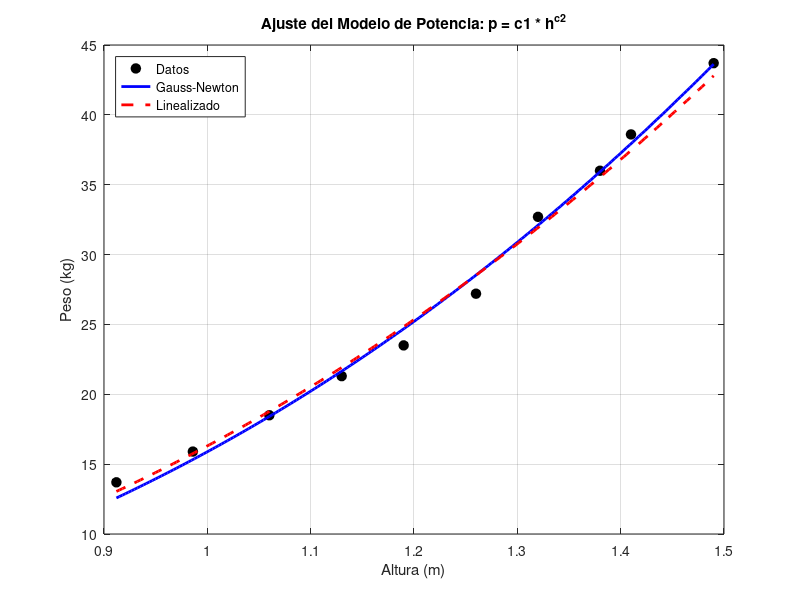

Recreate this plot in MATLAB.
% === EJERCICIO 12: Relación Peso - Altura ===
clear; clc;

% Datos del problema
h = [0.912; 0.986; 1.060; 1.130; 1.190; 1.260; 1.320; 1.380; 1.410; 1.490]; % Altura (m)
p = [13.7; 15.9; 18.5; 21.3; 23.5; 27.2; 32.7; 36.0; 38.6; 43.7];          % Peso (kg)

% =========================================================================
% PARTE B: Ajuste Lineal por Ecuaciones Normales (Logaritmizado)
% modelo: ln(p) = ln(c1) + c2 * ln(h)
% =========================================================================
z = log(p);
w = log(h);

% Matriz de diseño (10x2): ojo que la segunda columna es log(h)
A_lin = [ones(length(h), 1), w];

% Ecuaciones Normales
ATA = A_lin' * A_lin;
ATz = A_lin' * z;

u = ATA \ ATz;

C_lin = u(1);
c2_b = u(2);
c1_b = exp(C_lin);

fprintf('=== PARTE B: Ajuste Linealizado (Ecuaciones Normales) ===\n');
fprintf('c1 (linealizado) = %.4f\n', c1_b);
fprintf('c2 (linealizado) = %.4f\n\n', c2_b);


% =========================================================================
% PARTE A: Ajuste No Lineal usando el Método de Gauss-Newton
% modelo: p = c1 * h^(c2)
% =========================================================================
f = @(c1, c2, h) c1 .* (h .^ c2);
J = @(c1, c2, h) [h .^ c2, c1 .* (h .^ c2) .* log(h)];

% Semilla inicial proveniente de la Parte B
param = [c1_b; c2_b]; 

tol = 1e-6;
max_iter = 50;
iter = 0;

while iter < max_iter
    b_res = p - f(param(1), param(2), h);
    A = J(param(1), param(2), h);
    
    d = (A' * A) \ (A' * b_res);
    
    param = param + d;
    iter = iter + 1;
    
    if norm(d) < tol
        break;
    endif
endwhile

c1_a = param(1);
c2_a = param(2);

fprintf('=== PARTE A: Ajuste No Lineal (Gauss-Newton) ===\n');
fprintf('c1 (Gauss-Newton) = %.4f\n', c1_a);
fprintf('c2 (Gauss-Newton) = %.4f\n', c2_a);
fprintf('Número de iteraciones = %d\n', iter);


% =========================================================================
% COMPARACIÓN DE RESIDUOS Y GRÁFICOS
% =========================================================================
hh = linspace(min(h), max(h), 200)';
p_a = f(c1_a, c2_a, hh);
p_b = f(c1_b, c2_b, hh);

figure(1);
plot(h, p, 'ko', 'markersize', 7, 'markerfacecolor', 'k');
hold on;
plot(hh, p_a, 'b-', 'linewidth', 2);
plot(hh, p_b, 'r--', 'linewidth', 2);
xlabel('Altura (m)');
ylabel('Peso (kg)');
title('Ajuste del Modelo de Potencia: p = c1 * h^{c2}');
legend('Datos', 'Gauss-Newton', 'Linealizado', 'location', 'northwest');
grid on;
hold off;

res_a = p - f(c1_a, c2_a, h);
res_b = p - f(c1_b, c2_b, h);

fprintf('\n=== COMPARACIÓN DE RESIDUOS ===\n');
fprintf('Suma de cuadrados Gauss-Newton: %.6f\n', sum(res_a.^2));
fprintf('Suma de cuadrados Linealizado:  %.6f\n', sum(res_b.^2));
